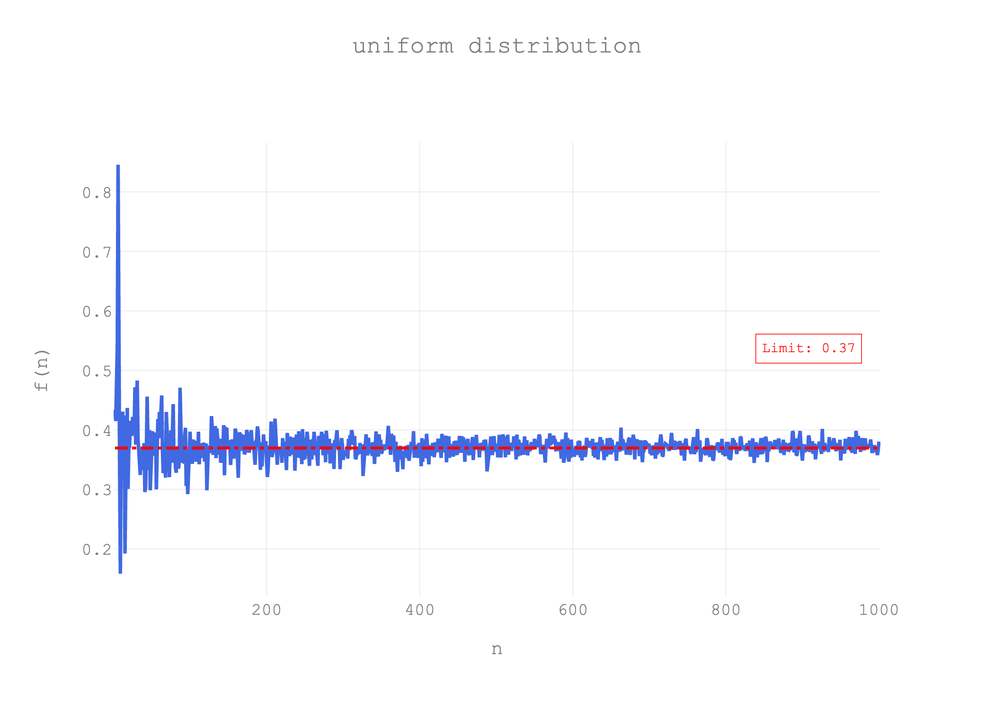
#> input picture plot_uniform.png, 994 x 710 px, shrunk from 2100 x 1500 before the run, found by its file name
$ python gif_creation.py
#> lines starting #> are read from the running program, lines starting #| are printed output that depends on the picture
import imageio.v2 as imageio
from pathlib import Path

# Load images
path = Path("/Users/mottad/Library/CloudStorage/OneDrive-LuxotticaGroupS.p.A/Desktop")


from PIL import Image
frames = [Image.open(image) for image in  [path / 'plot_uniform.png', path /'plot_beta.png', path /'plot_exp.png']]
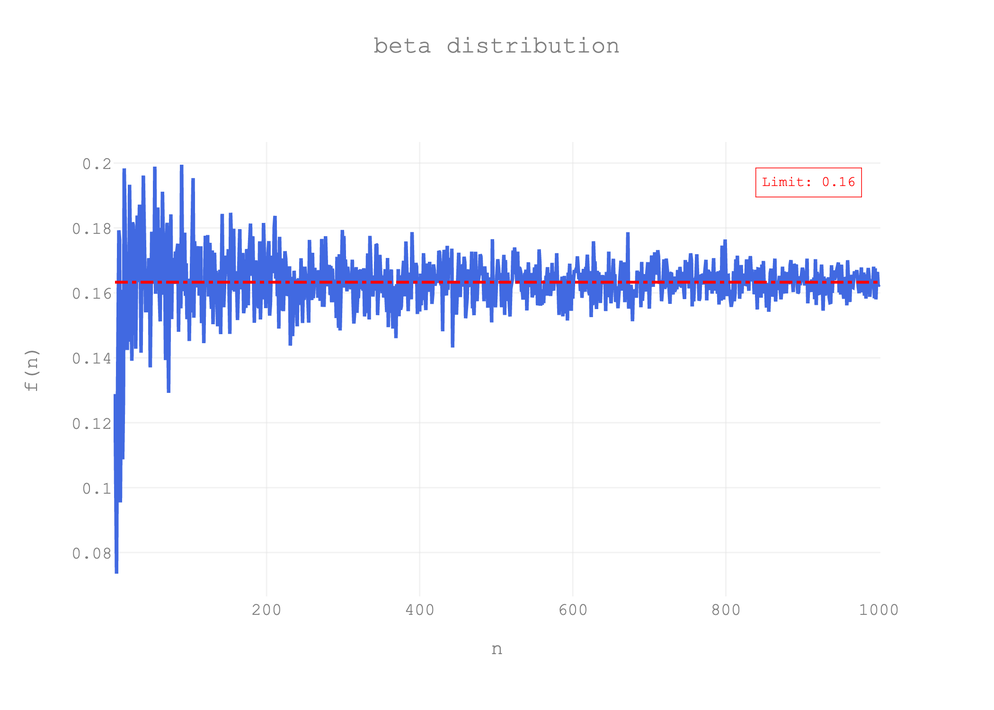
#> input picture plot_beta.png, 994 x 710 px, shrunk from 2100 x 1500 before the run, found by its file name
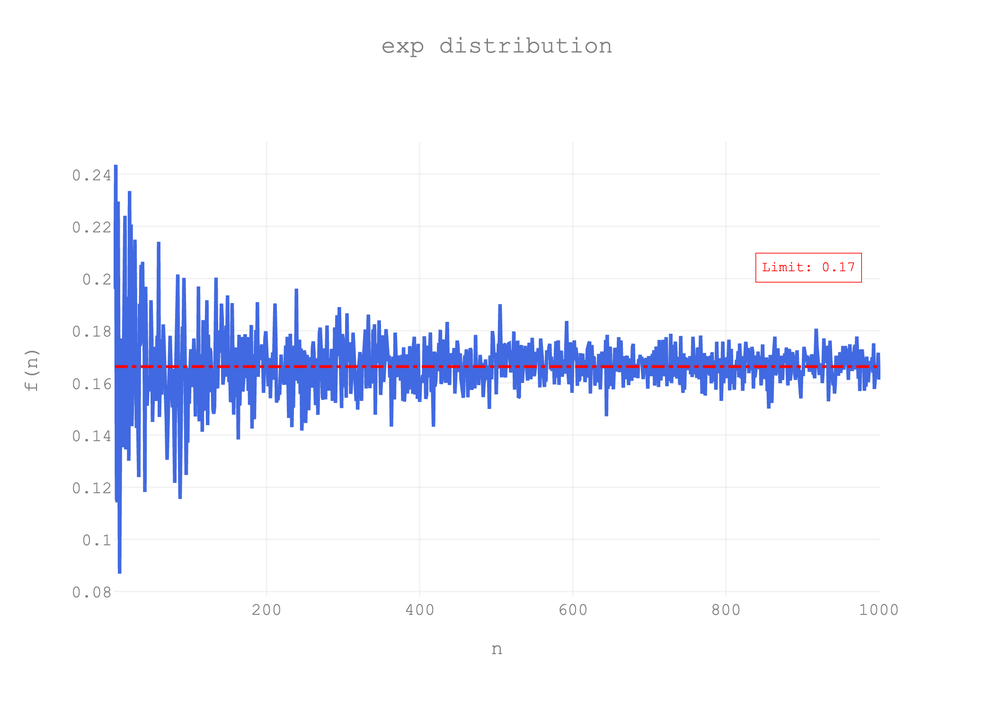
#> input picture plot_exp.png, 994 x 710 px, shrunk from 2100 x 1500 before the run, found by its file name
#> frames = 3 items
frame_one = frames[0]
#> frame_one is the input picture: PIL image 994x710 RGBA; mean R, G, B, A 249.4, 249.8, 253, 255
frame_one.save(path / "plot.gif", format="GIF", append_images=frames,
            save_all=True, duration=1000, loop=0)
